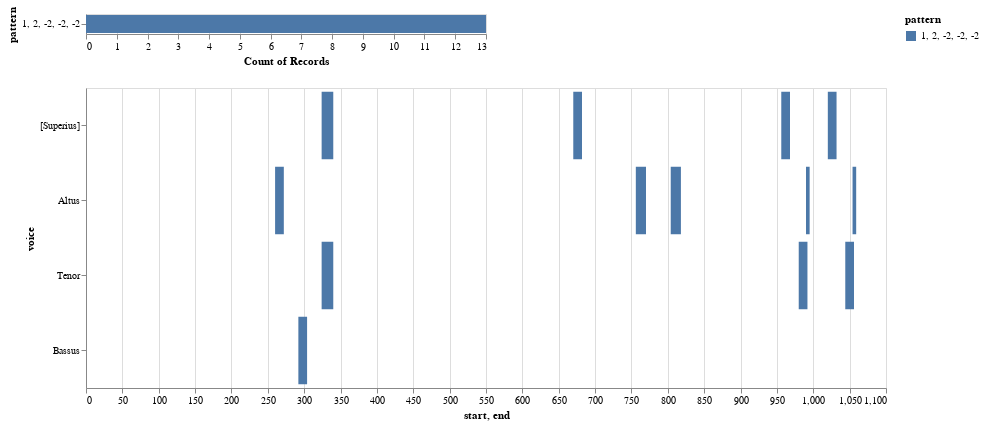

Notebook cell for this chart:
### Code cell
viz.plot_ngrams_heatmap(mel_ngrams, mel_ngrams_duration, selected_patterns=[('1', '2', '-2', '-2', '-2')], voices=[])
# viz.plot_ngrams_heatmap(mel_ngrams, mel_ngrams_duration, selected_patterns=mel_ngrams_top_patterns_list, voices=[])

### Figure 1 — Vega-Lite specification as saved in the notebook (floating-point values rounded to 4 significant figures)
{"config": {"view": {"continuousWidth": 400, "continuousHeight": 300}}, "vconcat": [{"mark": "bar", "encoding": {"color": {"type": "nominal", "field": "pattern"}, "opacity": {"condition": {"value": 1, "selection": "selector020"}, "value": 0.2}, "x": {"type": "nominal", "aggregate": "count", "field": "pattern"}, "y": {"type": "nominal", "field": "pattern"}}, "selection": {"selector020": {"type": "multi", "fields": ["pattern"]}}}, {"mark": "bar", "encoding": {"color": {"type": "nominal", "field": "pattern"}, "opacity": {"condition": {"value": 1, "selection": "selector020"}, "value": 0.2}, "tooltip": [{"type": "quantitative", "field": "start"}, {"type": "quantitative", "field": "end"}, {"type": "nominal", "field": "pattern"}], "x": {"type": "quantitative", "field": "start"}, "x2": {"field": "end"}, "y": {"type": "nominal", "field": "voice", "sort": null}}, "height": 300, "selection": {"selector020": {"type": "multi", "fields": ["pattern"]}}, "width": 800}], "data": {"name": "data-eacb2a5b92fe7e85add7609062a318d3"}, "$schema": "https://vega.github.io/schema/vega-lite/v4.8.1.json", "datasets": {"data-eacb2a5b92fe7e85add7609062a318d3": [{"start": 324.0, "voice": "[Superius]", "pattern": "1, 2, -2, -2, -2", "end": 340.0}, {"start": 670.0, "voice": "[Superius]", "pattern": "1, 2, -2, -2, -2", "end": 682.0}, {"start": 956.0, "voice": "[Superius]", "pattern": "1, 2, -2, -2, -2", "end": 968.0}, {"start": 1020.0, "voice": "[Superius]", "pattern": "1, 2, -2, -2, -2", "end": 1032.0}, {"start": 260.0, "voice": "Altus", "pattern": "1, 2, -2, -2, -2", "end": 272.0}, {"start": 756.0, "voice": "Altus", "pattern": "1, 2, -2, -2, -2", "end": 770.0}, {"start": 804.0, "voice": "Altus", "pattern": "1, 2, -2, -2, -2", "end": 818.0}, {"start": 990.0, "voice": "Altus", "pattern": "1, 2, -2, -2, -2", "end": 995.0}, {"start": 1054.0, "voice": "Altus", "pattern": "1, 2, -2, -2, -2", "end": 1059.0}, {"start": 324.0, "voice": "Tenor", "pattern": "1, 2, -2, -2, -2", "end": 340.0}, {"start": 980.0, "voice": "Tenor", "pattern": "1, 2, -2, -2, -2", "end": 992.0}, {"start": 1044.0, "voice": "Tenor", "pattern": "1, 2, -2, -2, -2", "end": 1056.0}, {"start": 292.0, "voice": "Bassus", "pattern": "1, 2, -2, -2, -2", "end": 304.0}]}}
